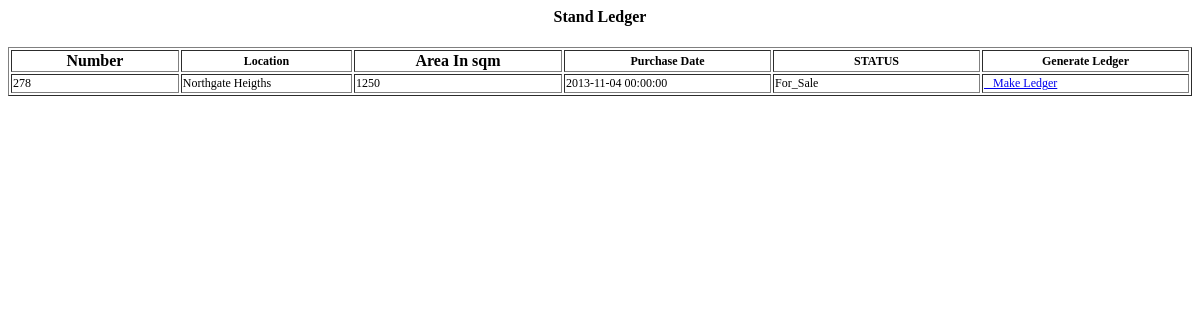
/scripts/cashoutlegdertable.php, run on the app's committed database.
### tables this page shows
CREATE TABLE `cashoutstand` (
  `vatdate` varchar(111) DEFAULT NULL,
  `vat` varchar(111) DEFAULT NULL,
  `location` varchar(111) DEFAULT NULL,
  `area` varchar(65) DEFAULT NULL,
  `number` varchar(111) DEFAULT NULL,
  `status` varchar(111) DEFAULT 'For_Sale',
  `id_stand` int(111) DEFAULT NULL,
  `price` varchar(65) DEFAULT NULL,
  `date` varchar(111) DEFAULT NULL,
  `deposit` varchar(65) DEFAULT NULL,
  `instalments` varchar(65) DEFAULT NULL,
  `datestatus` varchar(111) DEFAULT '',
  `months_paid` varchar(111) DEFAULT NULL,
  `start_instalment` varchar(111) DEFAULT NULL
);

### scripts/cashoutlegdertable.php (the view, shortened to what this page needs)
<?php
	$rs=mysql_query("SELECT * FROM `cashoutstand` order by number asc");
?>
<center><p><strong><h4>Stand Ledger</h4></strong></p></center>
<div class="table-responsive">
  <table class="table table-striped table-bordered table-hover" id="dataTables-example" width="100%" border="1">
    <thead>
                                        <tr bgcolor="">
    <th width="146">Number</th>
    <th width="149"><span class="style2">Location</span></th>
    <th width="182">Area In sqm</th>
    <th width="181"><span class="style2">Purchase Date</span></th>
    <th width="181"><span class="style2">STATUS</span></th>
    <th width="181"><span class="style2">Generate Ledger</span></th>
    </tr>
    </thead>
    <tbody>
                                        <?php
										while($row=mysql_fetch_array($rs))
										{
										?>
                                        <tr class="odd gradeX">
    <td bgcolor="#FFFFFF"><span class="style2"><?php echo $row['number']; ?></span></td>
    <td bgcolor="#FFFFFF"><span class="style2"><?php echo $row["location"]; ?></span></td>
    <td bgcolor="#FFFFFF"><span class="style2"><?php echo $row["area"]; ?></span></td>
     <td bgcolor="#FFFFFF"><span class="style2"><?php echo $row["datestatus"]; ?></span></td>
     <td bgcolor="#FFFFFF"><span class="style2"><?php echo $row["status"]; ?></span></td>
    <td bgcolor="#FFFFFF"><span class="style2"><?php   echo "<a href='index.php?page=cashoutstatement.php&id=$row[id_stand]' class='btn btn-success'>&nbsp;<i class='icon-file-alt icon-large'></i>&nbsp; Make Ledger</a>"; ?></span></td>
 </tr>
                                        <?php
										}
										?>
    </tbody>
  </table>
    <br>
<br>
<br>
<br>
<br>
</div>

### scripts/datatable/media/css/demo_table.css (style rules this page uses)
tr.odd { background-color: #E2E4FF; }

### data on the page
cashoutstand: number "278", location "Northgate Heigths", area "1250", datestatus "2013-11-04 00:00:00", status "For_Sale"
